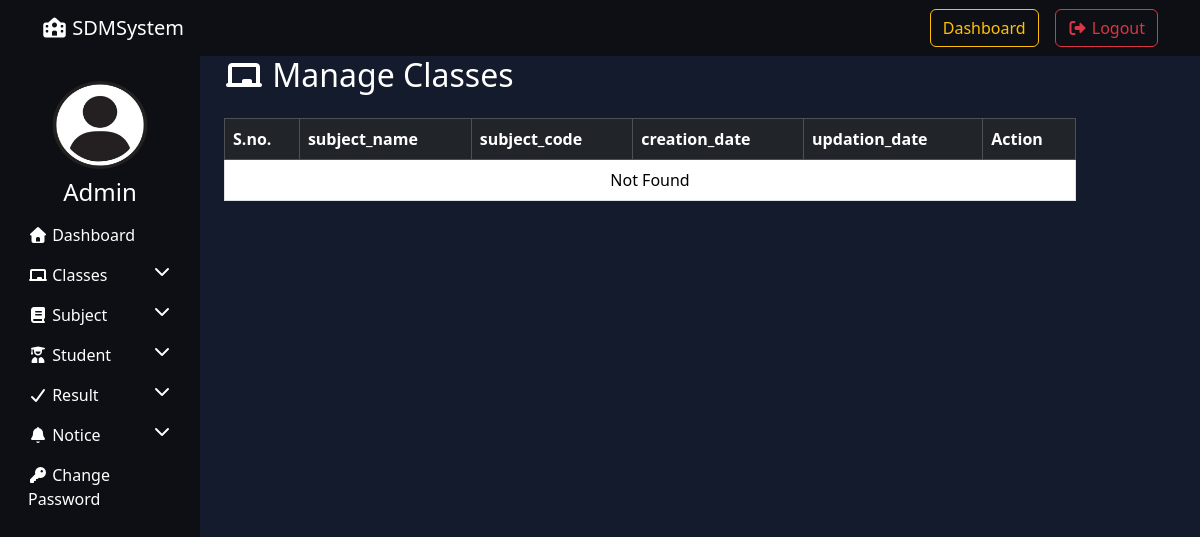
Before: /manage_subject/ (signed in) with the older database file.
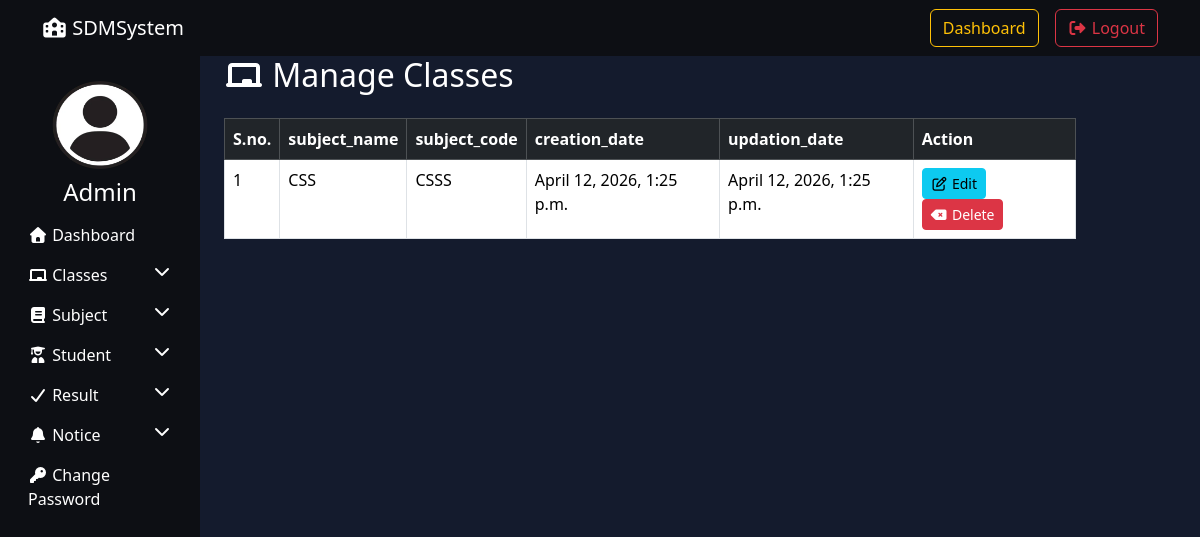
After: the same page with the newer database file.
### resultapp/models.py (models this page shows, shortened)
class Subject(models.Model):
    subject_name = models.CharField(max_length=100)
    subject_code = models.CharField(max_length=20)
    creation_date = models.DateTimeField(auto_now_add=True)
    updation_date = models.DateTimeField(auto_now=True)

### resultapp/views.py (the view, shortened to what this page needs)
# urls.py: path('manage_subject/',manage_subject,name="manage_subject"),
@login_required
def manage_subject(request):
    subjects = Subject.objects.all()
    return render(request,"manage_subject.html",locals())

### resultapp/templates/manage_subject.html (shortened to what this page needs)
{% extends "admin_base.html" %}
{% load static %}
{%block content%}
   <div class="container">
    <h2 class="mb-4">
        <i class="fas fa-chalkboard"></i> Manage Classes
    </h2>
    <table class="table table-bordered">
        <thead class="table-dark">
            <tr>
                <th>S.no.</th>
                <th>subject_name</th>
                <th>subject_code</th>
                <th>creation_date</th>
                <th>updation_date</th>
                <th>Action</th>
            </tr>
        </thead>
        <tbody>
            {% for i in subjects%}
            <tr>
                <td>{{forloop.counter}}</td>
                <td>{{i.subject_name}}</td>
                <td>{{i.subject_code}}</td>
                <td>{{i.creation_date}}</td>
                <td>{{i.updation_date}}</td>
                <td>
                    <a href="{% url 'edit_subject' i.id %}" class="btn btn-info btn-sm"><i class="fa-regular fa-pen-to-square"></i> Edit</a>
                     <a href="?delete={{i.id}}" class="btn btn-danger btn-sm"><i class="fa-solid fa-delete-left"></i> Delete</a>
                </td>
            </tr>
            {%empty%}
            <tr>
                <td colspan='6' class="text-center">Not Found</td>
            </tr>
        </tbody>
    </table>
   </div>
     {%endfor%}
        </tbody>
    </table>
   </div>
    {%endblock %}

Changed rows visible on the page:
added Subject: subject_name "CSS", subject_code "CSSS", creation_date "April 12, 2026, 1:25 p.m.", updation_date "April 12, 2026, 1:25 p.m."
Other visible differences:
text no longer shown: "Not Found"
